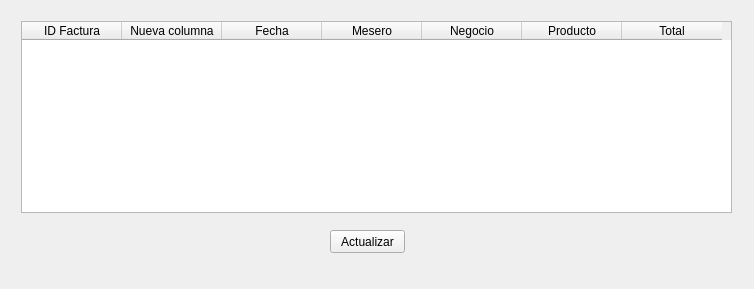
<?xml version="1.0" encoding="UTF-8"?>
<ui version="4.0">
 <class>Form</class>
 <widget class="QWidget" name="Form">
  <property name="geometry">
   <rect>
    <x>0</x>
    <y>0</y>
    <width>754</width>
    <height>289</height>
   </rect>
  </property>
  <property name="windowTitle">
   <string>Factura</string>
  </property>
  <widget class="QTableWidget" name="tableFactura">
   <property name="geometry">
    <rect>
     <x>21</x>
     <y>21</y>
     <width>711</width>
     <height>192</height>
    </rect>
   </property>
   <column>
    <property name="text">
     <string>ID Factura</string>
    </property>
   </column>
   <column>
    <property name="text">
     <string>Nueva columna</string>
    </property>
   </column>
   <column>
    <property name="text">
     <string>Fecha</string>
    </property>
   </column>
   <column>
    <property name="text">
     <string>Mesero</string>
    </property>
   </column>
   <column>
    <property name="text">
     <string>Negocio</string>
    </property>
   </column>
   <column>
    <property name="text">
     <string>Producto</string>
    </property>
   </column>
   <column>
    <property name="text">
     <string>Total</string>
    </property>
   </column>
  </widget>
  <widget class="QPushButton" name="pushButtonActualizar">
   <property name="geometry">
    <rect>
     <x>330</x>
     <y>230</y>
     <width>75</width>
     <height>23</height>
    </rect>
   </property>
   <property name="text">
    <string>Actualizar</string>
   </property>
  </widget>
 </widget>
 <resources/>
 <connections/>
</ui>
